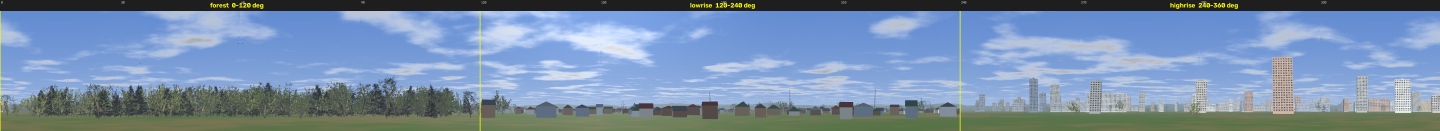
#> input picture 2da8902/pano_city_sectors.jpg, 5760 x 524 px (shown at 1/4 size)
$ python -i detector.py   (imports and definitions only)
#> lines starting #> are read from the running program, lines starting #| are printed output that depends on the picture
"""Быстрый детектор точечных целей (дронов) на кадрах 16 Мп.

Идея та же, что в текущем алгоритме: точка, окружённая со всех сторон более
светлым (тёмная цель) или более тёмным (подсвеченная цель) фоном. Но вместо
попиксельного сравнения с соседями используются морфологические операции
OpenCV с линейными ядрами (O(1) на пиксель, SIMD, многопоточно):

  closing линейным ядром длины k "заливает" тёмные детали короче k вдоль
  этого направления. Минимум закрытий по 4 направлениям (—, |, \\, /)
  минус исходник = насколько точка темнее окружения ВО ВСЕХ направлениях.
  Провода (линии) и края облаков (ступеньки) дают ~0 хотя бы в одном
  направлении и поэтому подавляются; точки размером < k остаются.

Ускорение: перед поиском кадр сжимается 2x2 min-пулингом (для тёмных целей)
и max-пулингом (для ярких): 1-пиксельная точка при этом не теряется,
а объём работы падает в 4 раза.

Порог адаптивный: отклик сравнивается с локальным "уровнем клаттера"
(средний отклик в тайле), поэтому текстура облаков/леса даёт меньше ложных.
"""
import time
from concurrent.futures import ThreadPoolExecutor

import numpy as np
import cv2


def _line_kernels(k):
    h = np.ones((1, k), np.uint8)
    v = np.ones((k, 1), np.uint8)
    d = np.eye(k, dtype=np.uint8)
    a = np.ascontiguousarray(np.fliplr(d))
    return [h, v, d, a]


class PointDetector:
    def __init__(self, k=7, pool=2, thr=10, clutter_k=3.0, tile=32, max_density=0.012,
                 dark=True, bright=True, max_cands=300, workers=1, use_umat=False):
        self.k = k                  # макс. размер цели (в пикселях после пулинга)
        self.pool = pool            # 1 = полный размер, 2 = пулинг 2x2
        self.thr = thr              # мин. контраст цели, уровни яркости
        self.clutter_k = clutter_k  # во сколько раз отклик выше локального клаттера
        self.tile = tile            # размер тайла для оценки клаттера и поиска максимумов
        self.max_density = max_density  # доля "откликнувшихся" пикселей в тайле, выше — это текстура
        self.dark, self.bright = dark, bright
        self.max_cands = max_cands
        self.kernels = _line_kernels(k)
        self.k2 = np.ones((2, 2), np.uint8)
        self.use_umat = use_umat    # OpenCL (T-API), если есть GPU
        # кадр режется на горизонтальные полосы, полосы считаются в потоках
        # (OpenCV отпускает GIL) — масштабируется по ядрам лучше, чем внутренний
        # параллелизм OpenCV на мелких операциях
        self.workers = workers
        self.pool_exec = ThreadPoolExecutor(workers) if workers > 1 else None
        self.timing = {}
        self.tile_mask = None       # тайлы, где ищем цели (None = везде)
        self.learn, self._tex_sum, self._tex_n = False, None, 0

    # [17 lines left out: function learn_mask, not called in this run]

    # --- пулинг 2x2 без потери точечных целей ---
    def _pool(self, img, op):
        if self.pool == 1:
            return img
        h, w = img.shape[:2]
        p = op(img, self.k2, anchor=(0, 0))
        return cv2.resize(p, (w // 2, h // 2), interpolation=cv2.INTER_NEAREST)

    def _dark_response(self, src):
        acc = None
        for K in self.kernels:
            c = cv2.morphologyEx(src, cv2.MORPH_CLOSE, K)
            acc = c if acc is None else cv2.min(acc, c)
        return cv2.subtract(acc, src)

    def _bright_response(self, src):
        acc = None
        for K in self.kernels:
            o = cv2.morphologyEx(src, cv2.MORPH_OPEN, K)
            acc = o if acc is None else cv2.max(acc, o)
        return cv2.subtract(src, acc)

    def _peaks(self, R, polarity, ty0):
        """Локальные максимумы отклика: по одному на тайл, с проверкой клаттера.
        R — отклик полосы, ty0 — номер первой строки тайлов полосы в кадре."""
        h, w = R.shape
        t = self.tile
        hs, ws = h // t, w // t
        Rc = R[:hs * t, :ws * t]
        # средний отклик в тайле = уровень клаттера (облака, листва)
        level = cv2.resize(Rc, (ws, hs), interpolation=cv2.INTER_AREA).astype(np.float32)
        # максимум в тайле: dilate + выборка (быстрее, чем findNonZero на 4-16 Мп)
        mx = cv2.dilate(Rc, np.ones((t, t), np.uint8), anchor=(0, 0))
        mx = mx[::t, ::t][:hs, :ws].astype(np.float32)
        # дрон — изолированная точка: в тайле мало пикселей выше порога.
        # Листва, рябь облаков, шум дают много откликов — такой тайл отбрасываем.
        hot = cv2.threshold(Rc, self.thr * 0.6, 255, cv2.THRESH_BINARY)[1]
        dens = cv2.resize(hot, (ws, hs), interpolation=cv2.INTER_AREA).astype(np.float32) / 255
        textured = dens > self.max_density
        if self.learn:   # статистика "текстурных" тайлов для авто-маски зоны неба
            self._tex_sum[ty0:ty0 + hs] += textured
        ok = (mx >= self.thr) & (mx >= self.clutter_k * level + self.thr * 0.5) & ~textured
        if self.tile_mask is not None:
            ok &= self.tile_mask[ty0:ty0 + hs]
        ys, xs = np.nonzero(ok)
        if len(ys) > self.max_cands:   # слишком много — берём самые контрастные
            idx = np.argsort(-mx[ys, xs])[:self.max_cands]
            ys, xs = ys[idx], xs[idx]
        out = []
        for ty, tx in zip(ys, xs):
            blk = Rc[ty * t:(ty + 1) * t, tx * t:(tx + 1) * t]
            _, v, _, (bx, by) = cv2.minMaxLoc(blk)
            out.append((tx * t + bx, (ty0 + ty) * t + by, float(v),
                        float(v / (level[ty, tx] + 1.0)), polarity))
        return out

    def _strip(self, gray, y0, y1):
        """Обработка полосы строк [y0, y1) кадра (y0, y1 кратны tile*pool)."""
        H, W = gray.shape
        s = self.pool
        m = 2 * self.k * s                       # перекрытие для морфологии
        a, b = max(0, y0 - m), min(H, y1 + m)
        sub = gray[a:b]
        r0 = (y0 - a) // s                       # строки ядра полосы в отклике
        r1 = r0 + (y1 - y0) // s
        e = self.k                               # морфология у края кадра даёт ложные отклики
        cands = []
        for on, op, resp, pol in ((self.dark, cv2.erode, self._dark_response, -1),
                                  (self.bright, cv2.dilate, self._bright_response, +1)):
            if not on:
                continue
            src = self._pool(cv2.UMat(sub) if self.use_umat else sub, op)
            R = resp(src)
            if self.use_umat:
                R = R.get()
            R = R[r0:r1]
            R[:, :e] = 0; R[:, -e:] = 0
            if y0 == 0:
                R[:e] = 0
            if y1 >= H - self.tile * s:
                R[-e:] = 0
            cands += self._peaks(R, pol, y0 // (self.tile * s))
        return cands

    def detect(self, gray):
        """gray: uint8 HxW. Возвращает [(x, y, contrast, snr, polarity)] в координатах кадра."""
        t0 = time.perf_counter()
        H = gray.shape[0]
        u = self.tile * self.pool
        rows = H // u
        n = self.workers
        cuts = [u * (rows * i // n) for i in range(n + 1)]
        cuts[-1] = H
        jobs = [(cuts[i], cuts[i + 1]) for i in range(n) if cuts[i + 1] > cuts[i]]
        if self.pool_exec:
            parts = list(self.pool_exec.map(lambda j: self._strip(gray, *j), jobs))
        else:
            parts = [self._strip(gray, *j) for j in jobs]
        s = self.pool
        cands = [(x * s + (s - 1) * 0.5, y * s + (s - 1) * 0.5, c, snr, p)
                 for part in parts for x, y, c, snr, p in part]
        self.timing = dict(detect_ms=(time.perf_counter() - t0) * 1000)
        return cands


class Tracker:
    """Простой трекер ближайшего соседа + карта статичного клаттера.

    Цель подтверждается, если найдена в >= confirm кадрах из последних window.
    Ячейки, где детекции появляются почти каждый кадр долгое время
    (просветы в листве, углы проводов), помечаются как клаттер.
    Ласточки остаются целями: их можно будет отсеять по паттерну движения
    (резкие развороты, высокая скорость) — скорость трека сохраняется.
    """

    # [10 lines left out: function __init__, not called in this run]

    def _hot(self, x, y):
        return self.heat[int(y) // self.cell, int(x) // self.cell] > self.clevel

    def reset_tracks(self):
        self.tracks = []

    # [58 lines left out: function update, not called in this run]

>>> import cv2
>>> picture = cv2.imread('../2da8902/pano_city_sectors.jpg', cv2.IMREAD_GRAYSCALE)
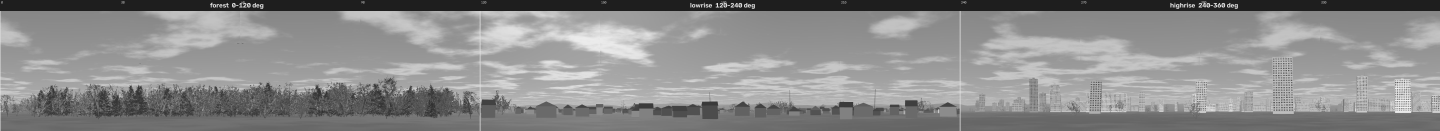
#> picture: shape (524, 5760) (shown at 1/4 size); min 7, max 255, mean 139.9
>>> result = PointDetector().detect(picture)
#> the loop in _strip, `for on, op, resp, pol in ((self.dark, cv2.erode, self._dark_response, ..` made 2 passes
#> pass 1, in _pool, `p = op(img, self.k2, anchor=(0, 0))`:
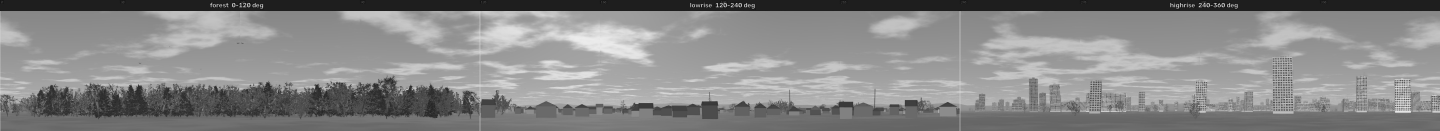
#> p: shape (524, 5760) (shown at 1/4 size); min 7, max 251, mean 136.1
#> pass 1, in _strip, `R = resp(src)`:
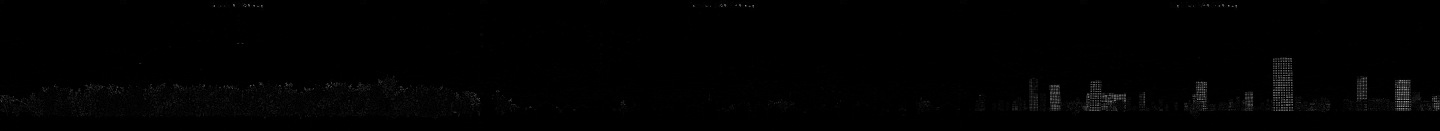
#> R: shape (262, 2880) (shown at 1/2 size); min 0, max 189, mean 1.6
#> after the loop in _strip, `for on, op, resp, pol in ((self.dark, cv2.erode, self._dark_response, ..`:
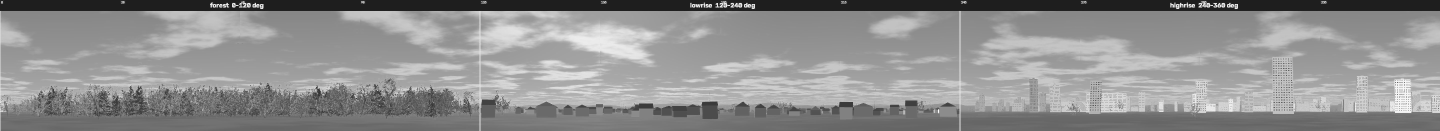
#> src: shape (262, 2880) (shown at 1/2 size); min 28, max 255, mean 143.5
#> after the loop in _strip, `for on, op, resp, pol in ((self.dark, cv2.erode, self._dark_response, ..`: cands = 97 items, first 6: (725, 7, 10, 10, -1), (1208, 7, 15, 15, -1), (1690, 7, 10, 10, -1), (339, 93, 31, 31, -1), (476, 86, 71, 71, -1), (484, 86, 69, 69, -1)
#> in detect, `parts = [self._strip(gray, *j) for j in jobs]`: parts = 1 item
#> in detect, `cands = [(x * s + (s - 1) * 0.5, y * s + (s - 1) * 0.5, c, snr, p) for..`: cands = 97 items, first 6: (1450.5, 14.5, 10, 10, -1), (2416.5, 14.5, 15, 15, -1), (3380.5, 14.5, 10, 10, -1), (678.5, 186.5, 31, 31, -1), (952.5, 172.5, 71, 71, -1), (968.5, 172.5, 69, 69, -1)
#> result has the same summary as cands in detect
